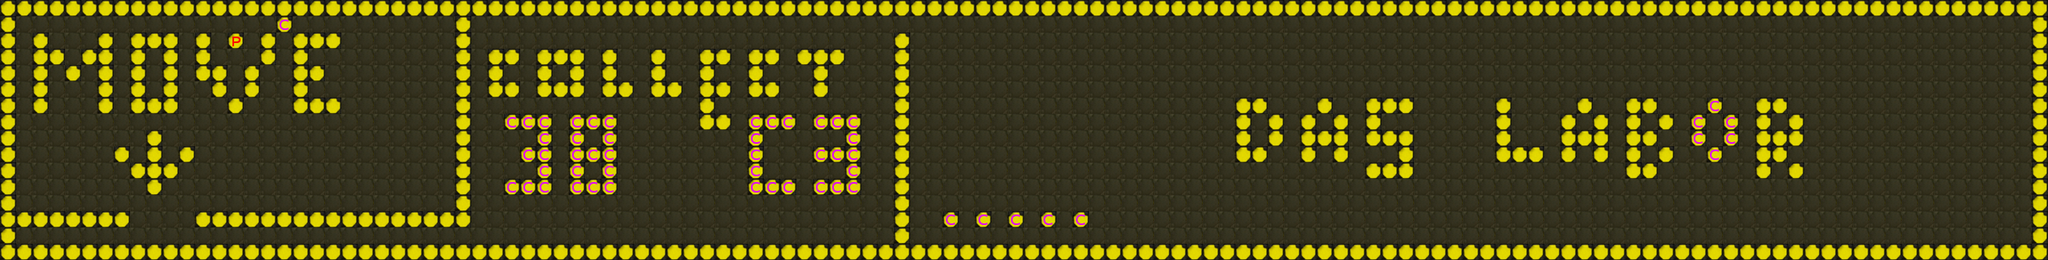

Rendered tile map (Tiled .tmx) drawn with the repository's tilesets; below, a short description and the full map source, tile grids included:
An orthogonal 126x16 tile map with 20x20 px tiles, 1 tile layer (Display).

<map version="1.10" tiledversion="1.11.0" orientation="orthogonal" renderorder="right-down" width="126" height="16" tilewidth="20" tileheight="20" infinite="0" nextlayerid="5" nextobjectid="1">
 <tileset firstgid="1" name="ff" tilewidth="20" tileheight="20" tilecount="4" columns="4">
  <image source="../rogueflip_tiles.jpg" width="80" height="20" />
  <tile id="0">
   <properties>
    <property name="blink_interval" type="float" value="0" />
    <property name="type" value="back" />
   </properties>
  </tile>
  <tile id="1">
   <properties>
    <property name="blink_interval" type="float" value="0" />
    <property name="type" value="wall" />
   </properties>
  </tile>
  <tile id="2">
   <properties>
    <property name="blink_interval" type="float" value="0.2" />
    <property name="type" value="player" />
   </properties>
  </tile>
  <tile id="3">
   <properties>
    <property name="blink_interval" type="float" value="0.5" />
    <property name="type" value="coin" />
   </properties>
  </tile>
 </tileset>
 <layer id="4" name="Display" width="126" height="16">
  <data encoding="csv">
2,2,2,2,2,2,2,2,2,2,2,2,2,2,2,2,2,2,2,2,2,2,2,2,2,2,2,2,2,2,2,2,2,2,2,2,2,2,2,2,2,2,2,2,2,2,2,2,2,2,2,2,2,2,2,2,2,2,2,2,2,2,2,2,2,2,2,2,2,2,2,2,2,2,2,2,2,2,2,2,2,2,2,2,2,2,2,2,2,2,2,2,2,2,2,2,2,2,2,2,2,2,2,2,2,2,2,2,2,2,2,2,2,2,2,2,2,2,2,2,2,2,2,2,2,2,
2,1,1,1,1,1,1,1,1,1,1,1,1,1,1,1,1,4,1,1,1,1,1,1,1,1,1,1,2,1,1,1,1,1,1,1,1,1,1,1,1,1,1,1,1,1,1,1,1,1,1,1,1,1,1,1,1,1,1,1,1,1,1,1,1,1,1,1,1,1,1,1,1,1,1,1,1,1,1,1,1,1,1,1,1,1,1,1,1,1,1,1,1,1,1,1,1,1,1,1,1,1,1,1,1,1,1,1,1,1,1,1,1,1,1,1,1,1,1,1,1,1,1,1,1,2,
2,1,2,1,1,1,2,1,2,2,2,1,2,1,3,1,2,1,2,2,2,1,1,1,1,1,1,1,2,1,1,1,1,1,1,1,1,1,1,1,1,1,1,1,1,1,1,1,1,1,1,1,1,1,1,2,1,1,1,1,1,1,1,1,1,1,1,1,1,1,1,1,1,1,1,1,1,1,1,1,1,1,1,1,1,1,1,1,1,1,1,1,1,1,1,1,1,1,1,1,1,1,1,1,1,1,1,1,1,1,1,1,1,1,1,1,1,1,1,1,1,1,1,1,1,2,
2,1,2,2,1,2,2,1,2,1,2,1,2,1,1,1,2,1,2,1,1,1,1,1,1,1,1,1,2,1,2,2,1,2,2,2,1,2,1,1,2,1,1,2,2,1,2,2,1,2,2,2,1,1,1,2,1,1,1,1,1,1,1,1,1,1,1,1,1,1,1,1,1,1,1,1,1,1,1,1,1,1,1,1,1,1,1,1,1,1,1,1,1,1,1,1,1,1,1,1,1,1,1,1,1,1,1,1,1,1,1,1,1,1,1,1,1,1,1,1,1,1,1,1,1,2,
2,1,2,1,2,1,2,1,2,1,2,1,2,2,1,2,1,1,2,2,1,1,1,1,1,1,1,1,2,1,2,1,1,2,1,2,1,2,1,1,2,1,1,2,1,1,2,1,1,1,2,1,1,1,1,2,1,1,1,1,1,1,1,1,1,1,1,1,1,1,1,1,1,1,1,1,1,1,1,1,1,1,1,1,1,1,1,1,1,1,1,1,1,1,1,1,1,1,1,1,1,1,1,1,1,1,1,1,1,1,1,1,1,1,1,1,1,1,1,1,1,1,1,1,1,2,
2,1,2,1,1,1,2,1,2,1,2,1,1,2,1,2,1,1,2,1,1,1,1,1,1,1,1,1,2,1,2,2,1,2,2,2,1,2,2,1,2,2,1,2,2,1,2,2,1,1,2,1,1,1,1,2,1,1,1,1,1,1,1,1,1,1,1,1,1,1,1,1,1,1,1,1,1,1,1,1,1,1,1,1,1,1,1,1,1,1,1,1,1,1,1,1,1,1,1,1,1,1,1,1,1,1,1,1,1,1,1,1,1,1,1,1,1,1,1,1,1,1,1,1,1,2,
2,1,2,1,1,1,2,1,2,2,2,1,1,1,2,1,1,1,2,2,2,1,1,1,1,1,1,1,2,1,1,1,1,1,1,1,1,1,1,1,1,1,1,2,1,1,1,1,1,1,1,1,1,1,1,2,1,1,1,1,1,1,1,1,1,1,1,1,1,1,1,1,1,1,1,1,2,2,1,1,1,2,1,1,2,2,2,1,1,1,1,1,2,1,1,1,1,2,1,1,2,2,1,1,1,4,1,1,2,2,1,1,1,1,1,1,1,1,1,1,1,1,1,1,1,2,
2,1,1,1,1,1,1,1,1,1,1,1,1,1,1,1,1,1,1,1,1,1,1,1,1,1,1,1,2,1,1,4,4,4,1,4,4,4,1,1,1,1,1,2,2,1,4,4,4,1,4,4,4,1,1,2,1,1,1,1,1,1,1,1,1,1,1,1,1,1,1,1,1,1,1,1,2,1,2,1,2,1,2,1,2,1,1,1,1,1,1,1,2,1,1,1,2,1,2,1,2,1,2,1,4,1,4,1,2,1,2,1,1,1,1,1,1,1,1,1,1,1,1,1,1,2,
2,1,1,1,1,1,1,1,1,2,1,1,1,1,1,1,1,1,1,1,1,1,1,1,1,1,1,1,2,1,1,1,1,4,1,4,1,4,1,1,1,1,1,1,1,1,4,1,1,1,1,1,4,1,1,2,1,1,1,1,1,1,1,1,1,1,1,1,1,1,1,1,1,1,1,1,2,1,2,1,2,2,2,1,2,2,2,1,1,1,1,1,2,1,1,1,2,2,2,1,2,2,1,1,4,1,4,1,2,2,2,1,1,1,1,1,1,1,1,1,1,1,1,1,1,2,
2,1,1,1,1,1,1,2,1,2,1,2,1,1,1,1,1,1,1,1,1,1,1,1,1,1,1,1,2,1,1,1,4,4,1,4,4,4,1,1,1,1,1,1,1,1,4,1,1,1,4,4,4,1,1,2,1,1,1,1,1,1,1,1,1,1,1,1,1,1,1,1,1,1,1,1,2,2,1,1,2,1,2,1,1,1,2,1,1,1,1,1,2,2,2,1,2,1,2,1,2,1,2,1,1,4,1,1,2,2,1,1,1,1,1,1,1,1,1,1,1,1,1,1,1,2,
2,1,1,1,1,1,1,1,2,2,2,1,1,1,1,1,1,1,1,1,1,1,1,1,1,1,1,1,2,1,1,1,1,4,1,4,1,4,1,1,1,1,1,1,1,1,4,1,1,1,1,1,4,1,1,2,1,1,1,1,1,1,1,1,1,1,1,1,1,1,1,1,1,1,1,1,1,1,1,1,1,1,1,1,2,2,2,1,1,1,1,1,1,1,1,1,1,1,1,1,2,2,1,1,1,1,1,1,2,1,2,1,1,1,1,1,1,1,1,1,1,1,1,1,1,2,
2,1,1,1,1,1,1,1,1,2,1,1,1,1,1,1,1,1,1,1,1,1,1,1,1,1,1,1,2,1,1,4,4,4,1,4,4,4,1,1,1,1,1,1,1,1,4,4,4,1,4,4,4,1,1,2,1,1,1,1,1,1,1,1,1,1,1,1,1,1,1,1,1,1,1,1,1,1,1,1,1,1,1,1,1,1,1,1,1,1,1,1,1,1,1,1,1,1,1,1,1,1,1,1,1,1,1,1,1,1,1,1,1,1,1,1,1,1,1,1,1,1,1,1,1,2,
2,1,1,1,1,1,1,1,1,1,1,1,1,1,1,1,1,1,1,1,1,1,1,1,1,1,1,1,2,1,1,1,1,1,1,1,1,1,1,1,1,1,1,1,1,1,1,1,1,1,1,1,1,1,1,2,1,1,1,1,1,1,1,1,1,1,1,1,1,1,1,1,1,1,1,1,1,1,1,1,1,1,1,1,1,1,1,1,1,1,1,1,1,1,1,1,1,1,1,1,1,1,1,1,1,1,1,1,1,1,1,1,1,1,1,1,1,1,1,1,1,1,1,1,1,2,
2,2,2,2,2,2,2,2,1,1,1,1,2,2,2,2,2,2,2,2,2,2,2,2,2,2,2,2,2,1,1,1,1,1,1,1,1,1,1,1,1,1,1,1,1,1,1,1,1,1,1,1,1,1,1,2,1,1,4,1,4,1,4,1,4,1,4,1,1,1,1,1,1,1,1,1,1,1,1,1,1,1,1,1,1,1,1,1,1,1,1,1,1,1,1,1,1,1,1,1,1,1,1,1,1,1,1,1,1,1,1,1,1,1,1,1,1,1,1,1,1,1,1,1,1,2,
2,1,1,1,1,1,1,1,1,1,1,1,1,1,1,1,1,1,1,1,1,1,1,1,1,1,1,1,1,1,1,1,1,1,1,1,1,1,1,1,1,1,1,1,1,1,1,1,1,1,1,1,1,1,1,2,1,1,1,1,1,1,1,1,1,1,1,1,1,1,1,1,1,1,1,1,1,1,1,1,1,1,1,1,1,1,1,1,1,1,1,1,1,1,1,1,1,1,1,1,1,1,1,1,1,1,1,1,1,1,1,1,1,1,1,1,1,1,1,1,1,1,1,1,1,2,
2,2,2,2,2,2,2,2,2,2,2,2,2,2,2,2,2,2,2,2,2,2,2,2,2,2,2,2,2,2,2,2,2,2,2,2,2,2,2,2,2,2,2,2,2,2,2,2,2,2,2,2,2,2,2,2,2,2,2,2,2,2,2,2,2,2,2,2,2,2,2,2,2,2,2,2,2,2,2,2,2,2,2,2,2,2,2,2,2,2,2,2,2,2,2,2,2,2,2,2,2,2,2,2,2,2,2,2,2,2,2,2,2,2,2,2,2,2,2,2,2,2,2,2,2,2
</data>
 </layer>
</map>